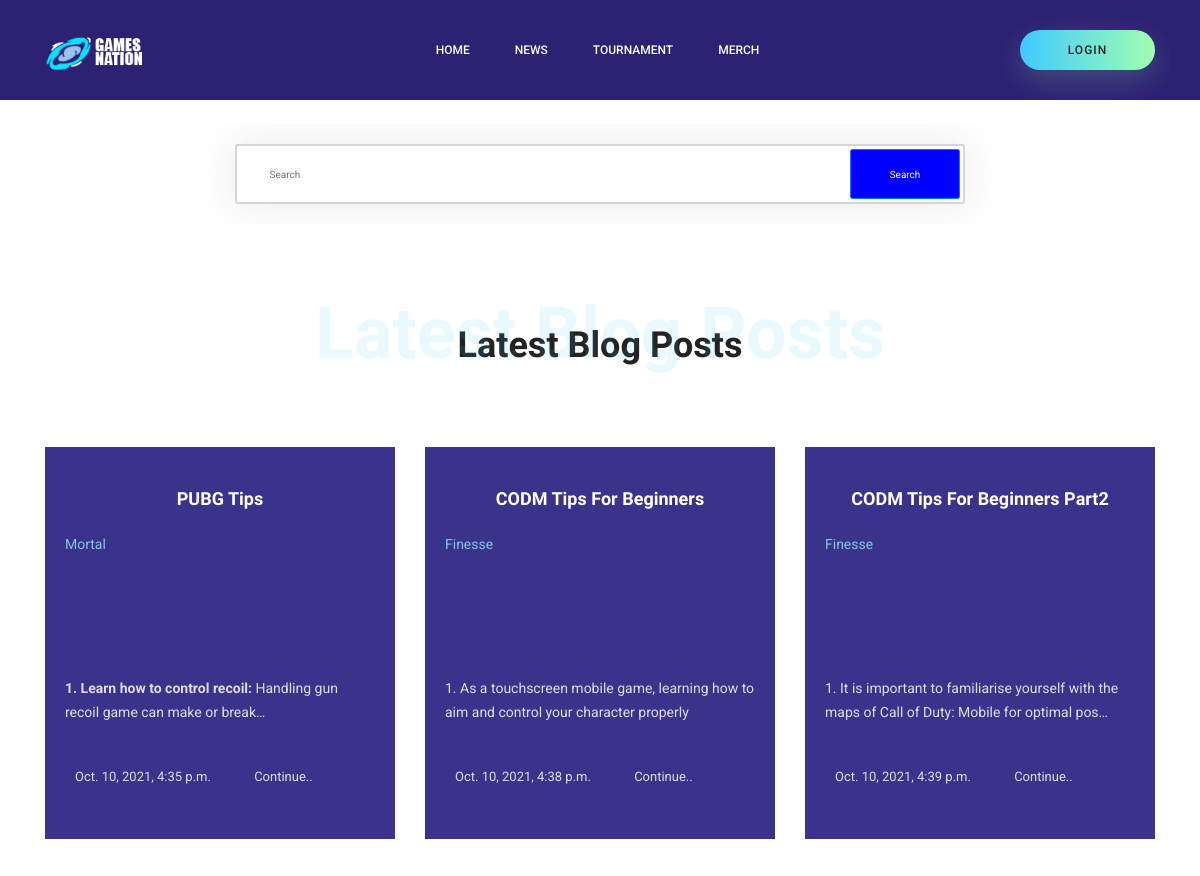
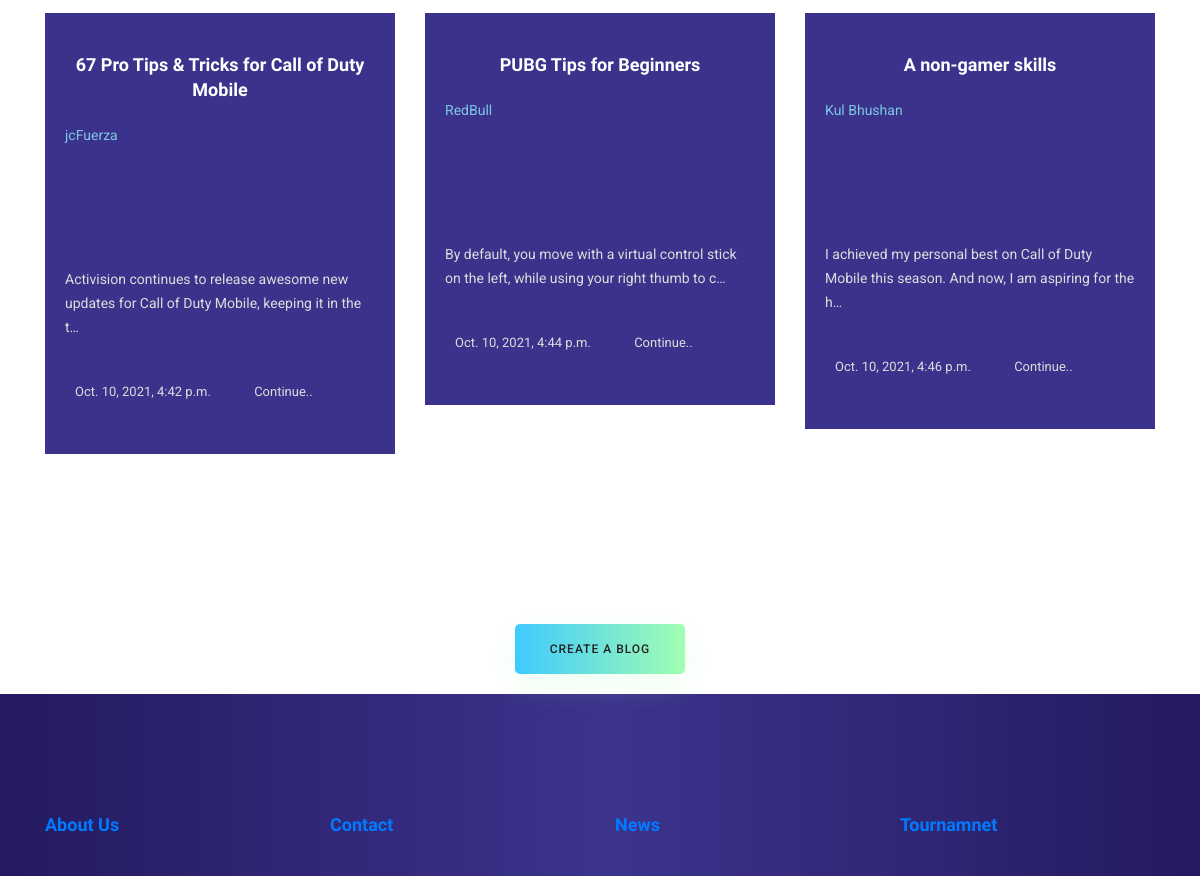
Screenshot of /blog/ with the database file from the repository (2 pictures, top to bottom).
### base/models.py (models this page shows, shortened)
class Post(models.Model):
        sno = models.AutoField(primary_key=True)
        title = models.CharField(max_length=255)
        content = RichTextField(blank=True, null=True)
        author = models.CharField(max_length=255)
        slug = models.CharField(max_length=200)
        timeStamp = models.DateTimeField(blank=True)
        def __str__(self):
                return 'Message from ' +self.title + ' by ' + self.author

### base/views.py (the view)
# urls.py: path('blog/', views.blog, name='blog'),
def blog(request):
    allPosts = Post.objects.all()
    print(allPosts)
    context = {'allPosts': allPosts}
    return render(request , 'blog.html', context)

### base/templates/base/blog.html (shortened to what this page needs)
{% extends 'index.html' %}
{% load static %}
{% block content %}
<div class="container" style="margin-top:100px">
<form action="/search/" method="get">
    <div class="row height d-flex justify-content-center align-items-center">
        <div class="col-md-8">
            <div class="search" style="font-size:18px">  <input type="text" class="form-control" placeholder="Search" name="query" id="search"> <button class="btn btn-primary" type="submit" >Search</button> </div>
        </div>
    </div>
    </form>
</div>
<section class="blog_area">
    <div class="container">
        <div class="row">
            <div class="col-lg-12">
                <div class="main_title">
                    <h2>Latest Blog Posts</h2>
                    <h1>Latest Blog Posts</h1>
                </div>
            </div>
        </div>
        <div class="row">
            {% for post in allPosts %}
            <div class="col-lg-4 col-md-6" style="margin-bottom:50px">
                <div class="blog_items">
                    <div class="blog_content">
                       <center> <a class="title" href="/blogpost/{{post.slug}}">{{post.title}}</a></center>
                        <p style="color:#7EC8E3">{{post.author}}</p>
                        <p>{{post.content| truncatechars:100 | safe  }}</p>
                        <div class="date">
                            <a href="#">{{post.timeStamp}} </a>
                            <a href="/blogpost/{{post.slug}}"> Continue..</a>
                        </div>
                    </div>
                </div>
            </div>
            {% endfor %}
        </div>
    </div>
</section>
<center><a href="/create" class="primary_btn" style="margin-bottom:20px">Create a Blog</a></center>
{% endblock content %}

### static/base/css/login.css (style rules this page uses)
.container { position: relative; z-index: 1; max-width: 340px; margin: 0 auto; }
.container:before, .container:after { content: ""; display: block; clear: both; }
body { background: #004e92; font-family: "Roboto", sans-serif; -webkit-font-smoothing: antialiased; -moz-osx-font-smoothing: grayscale; }
.row:after { content: ""; display: table; clear: both; }

### static/base/css/search.css (style rules this page uses)
body { background-color: #eee; font-family: "Poppins", sans-serif; font-weight: 300 }
.height { height: 100px }
.search { position: relative; box-shadow: 0 0 40px rgba(51, 51, 51, .1) }
.search input { height: 60px; text-indent: 25px; border: 2px solid #d6d4d4 }
.search button { position: absolute; top: 5px; right: 5px; height: 50px; width: 110px; background: blue }

### rows the page displays
Post: title "PUBG Tips", author "Mortal", content "1. Learn how to control recoil: Handling gun recoil game can make or break…", timeStamp "Oct. 10, 2021, 4:35 p.m."
Post: title "CODM Tips For Beginners", author "Finesse", content "1. As a touchscreen mobile game, learning how to aim and control your character properly", timeStamp "Oct. 10, 2021, 4:38 p.m."
Post: title "CODM Tips For Beginners Part2", author "Finesse", content "1. It is important to familiarise yourself with the maps of Call of Duty: Mobile for optimal pos…", timeStamp "Oct. 10, 2021, 4:39 p.m."
Post: title "67 Pro Tips & Tricks for Call of Duty Mobile", author "jcFuerza", content "Activision continues to release awesome new updates for Call of Duty Mobile, keeping it in the t…", timeStamp "Oct. 10, 2021, 4:42 p.m."
Post: title "PUBG Tips for Beginners", author "RedBull", content "By default, you move with a virtual control stick on the left, while using your right thumb to c…", timeStamp "Oct. 10, 2021, 4:44 p.m."
Post: title "A non-gamer skills", author "Kul Bhushan", content "I achieved my personal best on Call of Duty Mobile this season. And now, I am aspiring for the h…", timeStamp "Oct. 10, 2021, 4:46 p.m."
